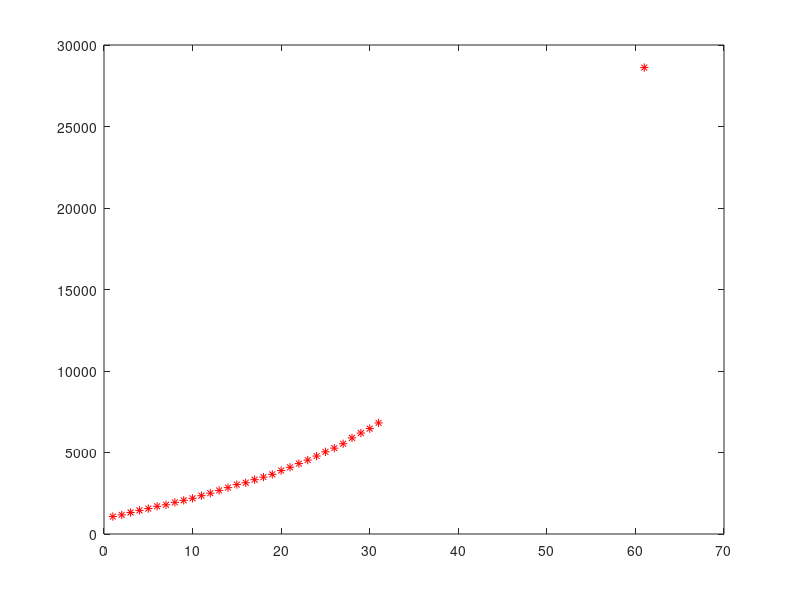

MATLAB code to generate this figure:
%Egypt 

%least squares model cubic polynomial 
clear;
clc;
% x here represents the days among the 1-month interval
x= [1 2 3 4 5 6 7 8 9 10 11 12 13 14 15 16 17 18 19 20 21 22 23 24 25 26 27 28 29 30 31 61];
y= [1070 1173 1322 1450 1560 1699 1794 1939 2065 2190 2350 2505 2673 2844 3032 3144 3333 3490 3659 3891 4092 4319 4534 4782 5042 5268 5537 5895 6193 6465 6813 28615]; %y here as the total cases
%y=[71 78 85 94 103 118 135 146 159 164 178 183 196 205 224 239 250 264 276 287 294 307 317 337 359 380 392 406 415 429 436]; %y here as the total deaths
n= 3;
%n here represents the polynomial order
X= ones(length(x),n+1);
%first I created a matrix X of length of x values rows and n+1 columns to
%match with the equation for deriving {a} in the proof explained in
%attached report.
for i=1:n
    X(:,i+1)=(x.^1)';
end
Y=y';
A=inv(X'*X)*(X'*Y);
%the A matrix is for getting the curve fitting function coefficients and
%the equation for deriving it is proved in the attached report.
for i=2:n+1
    yy(i,:)=A(i,1).*(x.^(i-1));
end
yy(1,:)=A(1,1).*ones(1,length(x));
yy=sum(yy);
plot(x,y,'r*',x,yy,'g');
%I plotted the real x and y values with the predicted y values on the
%fiting curve